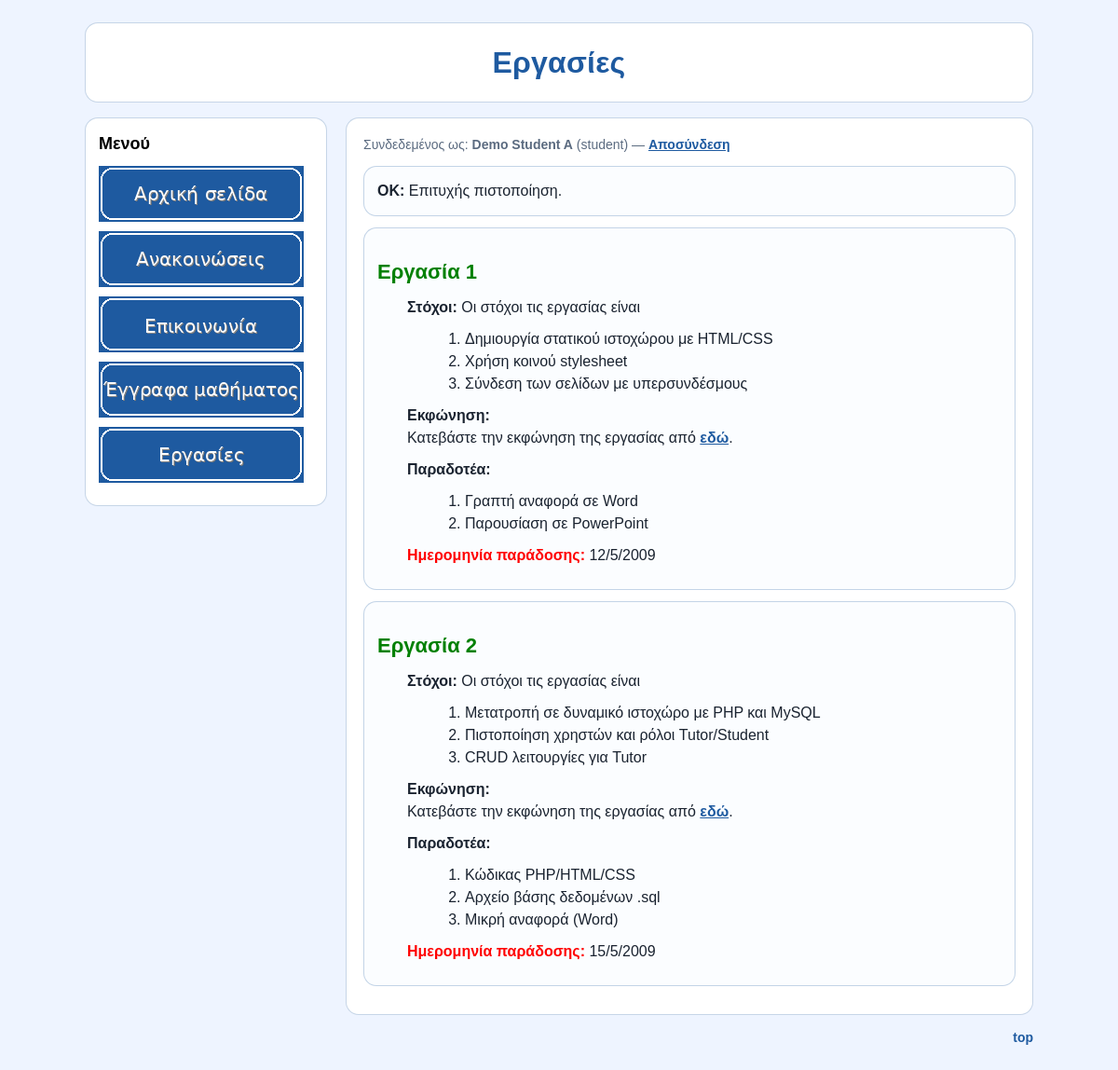
Page /part-b/homework.php (signed in) on the committed database.
### tables this page shows
CREATE TABLE users (
  id INT AUTO_INCREMENT PRIMARY KEY,
  first_name VARCHAR(60) NOT NULL,
  last_name VARCHAR(60) NOT NULL,
  email VARCHAR(120) NOT NULL UNIQUE,
  password_hash VARCHAR(255) NOT NULL,
  role ENUM('tutor','student') NOT NULL DEFAULT 'student'
);

CREATE TABLE homeworks (
  id INT AUTO_INCREMENT PRIMARY KEY,
  goals TEXT NOT NULL,
  spec_file_path VARCHAR(255) NOT NULL,
  deliverables TEXT NOT NULL,
  due_date VARCHAR(50) NOT NULL
);

### part-b/includes/bootstrap.php (called while the page is built, shortened)
<?php
function h($value) {
    return htmlspecialchars((string)$value, ENT_QUOTES, 'UTF-8');
}
function get_flash() {
    if (!empty($_SESSION['flash'])) {
        $f = $_SESSION['flash'];
        return $f;
    }
    return null;
}
function db() {
    static $mysqli = null;
    if ($mysqli instanceof mysqli) {
        return $mysqli;
    }
    try {
        $mysqli = new mysqli(DB_HOST, DB_USER, DB_PASS, DB_NAME, (int) DB_PORT);
        $mysqli->set_charset('utf8mb4');
        return $mysqli;
    } catch (Throwable $e) {
        http_response_code(500);
        echo '<h1>Σφάλμα σύνδεσης με τη βάση δεδομένων</h1>';
        echo '<p>Έλεγξε τα στοιχεία MySQL (DB_HOST/DB_NAME/DB_USER/DB_PASS) και ότι έχεις κάνει import το SQL.</p>';
        echo '<p>Δες τις οδηγίες ρύθμισης στο README του project.</p>';
        error_log('Database connection failed: ' . $e->getMessage());
        exit;
    }
}
function is_logged_in() {
    return !empty($_SESSION['user']);
}
function current_user() {
    return is_logged_in() ? $_SESSION['user'] : null;
}
function require_login() {
    static $checked = false;
    if (!$checked) {
        $id = (int) $_SESSION['user']['id'];
        $stmt = db()->prepare('SELECT id, first_name, last_name, email, role FROM users WHERE id=?');
        $stmt->bind_param('i', $id);
        $stmt->execute();
        $user = $stmt->get_result()->fetch_assoc();
    }
}

### part-b/homework.php (the view, shortened to what this page needs)
<?php
require_once __DIR__ . '/includes/bootstrap.php';
require_login();
$showTopLink = true;
include __DIR__ . '/includes/header.php';
$stmt = db()->prepare('SELECT id, goals, spec_file_path, deliverables, due_date FROM homeworks ORDER BY id ASC');
$stmt->execute();
$res = $stmt->get_result();
$homeworks = $res->fetch_all(MYSQLI_ASSOC);
function split_lines($text) {
    $lines = preg_split("/\r\n|\r|\n/", (string)$text);
    $out = [];
    foreach ($lines as $l) {
        $l = trim($l);
        if ($l !== '') { $out[] = $l; }
    }
    return $out;
}
?>
<?php foreach ($homeworks as $hw): ?>
  <div class="card">
    <h2>Εργασία <?php echo (int)$hw['id']; ?>
    </h2>
    <div class="h2-body">
      <p><b>Στόχοι:</b> Οι στόχοι τις εργασίας είναι</p>
      <ol>
        <?php foreach (split_lines($hw['goals']) as $g): ?>
          <li><?php echo h($g); ?></li>
        <?php endforeach; ?>
      </ol>
      <p><b>Εκφώνηση:</b><br> Κατεβάστε την εκφώνηση της εργασίας από <a class="inline-link" href="download.php?type=homework&id=<?php echo (int)$hw['id']; ?>">εδώ</a>.</p>
      <p><b>Παραδοτέα:</b></p>
      <ol>
        <?php foreach (split_lines($hw['deliverables']) as $d): ?>
          <li><?php echo h($d); ?></li>
        <?php endforeach; ?>
      </ol>
      <p><b class="due-date">Ημερομηνία παράδοσης:</b> <?php echo h($hw['due_date']); ?></p>
    </div>
  </div>
<?php endforeach; ?>
<?php include __DIR__ . '/includes/footer.php'; ?>

### part-b/includes/header.php (shortened to what this page needs)
<?php
$user = current_user();
$flash = get_flash();
?>
<!DOCTYPE html>
<html lang="el">
<head>
  <link rel="stylesheet" href="style.css">
</head>
<body>
<div id="container">
  <div id="header">
    <h1><?php echo h($pageTitle); ?></h1>
  </div>
  <div id="main">
    <div id="sidebar">
      <div class="menu-title">Μενού</div>
      <div id="nav">
        <a href="index.php"><img src="assets/img/btn_home.png" alt="Αρχική σελίδα"></a>
        <a href="announcements.php"><img src="assets/img/btn_announce.png" alt="Ανακοινώσεις"></a>
        <a href="communication.php"><img src="assets/img/btn_contact.png" alt="Επικοινωνία"></a>
        <a href="documents.php"><img src="assets/img/btn_docs.png" alt="Έγγραφα μαθήματος"></a>
        <a href="homework.php"><img src="assets/img/btn_hw.png" alt="Εργασίες"></a>
      </div>
    </div>
    <div id="content">
      <div class="small-note" style="margin-bottom:10px;">
        <?php if ($user): ?>
          Συνδεδεμένος ως: <b><?php echo h($user['first_name'] . ' ' . $user['last_name']); ?></b>
          (<?php echo h($user['role']); ?>) — <form class="inline-form" method="post" action="logout.php"><?php echo csrf_field(); ?><button class="inline-delete" type="submit">Αποσύνδεση</button></form>
        <?php endif; ?>
      </div>
      <?php if ($flash): ?>
        <div class="card" style="border-color: rgba(30,90,160,.25);">
          <b><?php echo h(strtoupper($flash['type'])); ?>:</b> <?php echo h($flash['msg']); ?>
        </div>
      <?php endif; ?>

### part-b/includes/footer.php (shortened to what this page needs)
    </div>
  </div>
  <?php if ($showTopLink): ?>
    <div id="footer"><a href="#top">top</a></div>
  <?php endif; ?>
</div>
</body>
</html>

### part-b/style.css (style rules this page uses)
:root { --bg: #eef4ff; --panel: #ffffff; --primary: #1e5aa0; --text: #1a2330; --muted: #5b6b80; --border: rgba(30,90,160,.25); }
* { box-sizing: border-box; }
body { margin: 0; font-family: Arial, Helvetica, sans-serif; background: var(--bg); color: var(--text); line-height: 1.5; }
h2 { color: green; }
#container { max-width: 1050px; margin: 24px auto; padding: 0 16px; }
#header { background: var(--panel); border: 1px solid var(--border); border-radius: 14px; padding: 18px; text-align: center; }
#header h1 { margin: 0; font-size: 32px; color: var(--primary); letter-spacing: .2px; }
#main { margin-top: 16px; overflow: hidden; }
#sidebar { float: left; width: 260px; background: var(--panel); border: 1px solid var(--border); border-radius: 14px; padding: 14px; }
.menu-title { margin: 0 0 10px 0; font-size: 18px; font-weight: bold; color: #000000; }
#nav { margin: 0; }
#nav a { display: block; text-decoration: none; margin: 10px 0; }
#nav img { display: block; width: 220px; height: 60px; }
#content { margin-left: 280px; background: var(--panel); border: 1px solid var(--border); border-radius: 14px; padding: 18px; }
#content h2 { margin: 16px 0 10px 0; font-size: 22px; color: green; }
.due-date { color: red; }
#content p { margin: 10px 0; }
.card { padding: 14px; border: 1px solid var(--border); border-radius: 14px; background: #fbfdff; margin: 12px 0; }
.h2-body { padding-left: 2em; }
.inline-link { color: var(--primary); font-weight: bold; }
ul, ol { margin: 8px 0 8px 22px; }
button { background: var(--primary); border: 0; color: white; padding: 10px 14px; border-radius: 10px; cursor: pointer; font-size: 16px; }
#footer { margin-top: 14px; text-align: right; color: var(--muted); font-size: 14px; clear: both; }
#footer a { color: var(--primary); text-decoration: none; font-weight: bold; }
.small-note { color: var(--muted); font-size: 14px; }
.inline-form { display:inline; }
.inline-delete { background:none; border:0; border-radius:0; color:var(--primary); padding:0; font-size:inherit; font-weight:bold; text-decoration:underline; }

### rows in the picture
users: first_name+last_name "Demo Student A", role "student"
homeworks: id "1", goals "Δημιουργία στατικού ιστοχώρου με HTML/CSS", goals "Χρήση κοινού stylesheet", goals "Σύνδεση των σελίδων με υπερσυνδέσμους", deliverables "Γραπτή αναφορά σε Word", deliverables "Παρουσίαση σε PowerPoint", due_date "12/5/2009"
homeworks: id "2", goals "Μετατροπή σε δυναμικό ιστοχώρο με PHP και MySQL", goals "Πιστοποίηση χρηστών και ρόλοι Tutor/Student", goals "CRUD λειτουργίες για Tutor", deliverables "Κώδικας PHP/HTML/CSS", deliverables "Αρχείο βάσης δεδομένων .sql", deliverables "Μικρή αναφορά (Word)", due_date "15/5/2009"

### other values in the picture
$pageTitle "Εργασίες"
$flash['type'] "OK"
$flash['msg'] "Επιτυχής πιστοποίηση."
